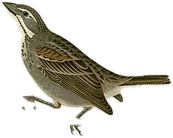
#> input picture cutouts/calcarius-pictus.webp, 173 x 138 px
$ python -i frame.py   (imports and definitions only)
#> lines starting #> are read from the running program, lines starting #| are printed output that depends on the picture; after the words box and inside, x2 and y2 are one past the last pixel; in counts of white or black regions, pixels touching at a corner belong together
#> further down, picture is the input picture: PIL image 173x138 RGBA; mean R, G, B, A 163.8, 161.7, 137.9, 73.3
"""Recent-species query, plate caches (Fugleramme, Audubon), and the Pillow collage.

Everything that produces pixels for the collage page lives here; serve.py
owns HTTP. Nothing in this module is reached unless SERVE_PORT is set, so the
capture loop never fetches artwork or renders anything.

Cut-outs are from the Fugleramme project (CC BY-SA 4.0), fetched lazily one
species at a time from raw.githubusercontent.com at a pinned commit and cached
under ARTWORK_DIR. A species Fugleramme does not have gets a `<stem>.missing`
marker (retried daily). Next come the committed cutouts/: birds cut out of
their Audubon plate by tools/build_cutouts.py, pasted like Fugleramme's. Else,
if audubon.json maps the species to a Havell plate of Audubon's
*Birds of America* (public domain), a 960 px Wikimedia Commons thumbnail is
fetched, cropped to its picture and recoloured into a vignette, cached under
ARTWORK_DIR/audubon/v1/, and drawn in the placeholder's frame. With none of
these, a plain paper card stands in. Priority: cut-out, Audubon cut-out,
vignette, card.
"""

from __future__ import annotations

import datetime as dt
import hashlib
import io
import itertools
import json
import logging
import math
import os
import re
import sqlite3
import threading
import time
import urllib.error
import urllib.request
from collections import OrderedDict
from collections.abc import Mapping
from dataclasses import dataclass, field
from functools import lru_cache
from pathlib import Path
from types import MappingProxyType
from typing import NamedTuple
from urllib.parse import quote

from PIL import Image, ImageChops, ImageDraw, ImageFilter, ImageFont, ImageOps

import taxa

log = logging.getLogger("frame")

FUGLERAMME_REPO = "https://github.com/arnegiacomo/fugleramme"
DEFAULT_ARTWORK_REF = "8e8b0034f069b4d3b021bc7195482c1fe7caf880"
RAW_BASE = "https://raw.githubusercontent.com/arnegiacomo/fugleramme/{ref}/assets/artwork/classic/"
USER_AGENT = "birdlisten/1.0 (https://github.com/joekraemer/birdlisten)"
MAX_FETCH_BYTES = 8_000_000  # per response; thumbnails are well under 1 MB
FETCH_TIMEOUT = 5            # seconds, per HTTP request
FETCH_BUDGET = 15            # seconds of plate fetching per render, total
MISSING_RETRY = dt.timedelta(hours=24)   # after a 404
ERROR_RETRY = dt.timedelta(hours=1)      # after a timeout / 5xx / bad image
PAPER = (244, 236, 216)      # page
INK = (52, 44, 34)           # names and title, a warm near-black
GREY = (124, 112, 94)        # species count, quiet text
RULE = (186, 170, 142)       # ornaments and the placeholder card's rules
CARD = (236, 226, 202)       # placeholder card, a shade darker than the page
MIN_CELL = 80                # px; below this we stop shrinking and drop species
MIN_FONT = 9                 # px; name_layout never goes smaller
CELL_RATIO = 1.27            # cell height / plate height: the plate plus two name lines
BARE_RATIO = 1.0             # the same with names hidden (issue #15): just the plate
MAX_CELL_FRAC = 0.4          # largest plate height as a fraction of the short side (n = 1)
WIDE_MAX = 1.3               # spare width widens plates up to this x their height first,
GUTTER_MAX = 0.2             # then gutters up to this x plate height
FONT_DIR = Path(__file__).resolve().parent / "fonts"
FONT_FILES = {False: "LibreBaskerville.ttf", True: "LibreBaskerville-Italic.ttf"}
META_FILES = ("ATTRIBUTION.md", "manifest.json")


REPEAT_DETECTIONS = 2        # rows a species needs below DISPLAY_SINGLE_CONFIDENCE


def utcnow() -> dt.datetime:
    return dt.datetime.now(dt.timezone.utc)   # the one place "now" is made


# ----------------------------------------------------------------- query
@dataclass(frozen=True)
class Species:
    scientific_name: str
    common_name: str
    last_heard: str          # ISO-8601 UTC as stored, e.g. 2026-10-02T14:12:00+00:00
    count: int               # rows (one per species, camera and clip)
    cameras: tuple[str, ...]
    first_ever: bool
    visits: int = 0          # the same rows grouped by visits()


# Visits (#17). Every camera stores one row per species per clip, so a bird
# singing for 15 minutes near two cameras is ~60 rows. A visit is a run of one
# species' rows, on any camera, with no more than the gap of silence between
# the end of one row's clip and the start of the next. The rows are kept as
# they are; visits are worked out when reading, so a different gap or
# DISPLAY_MIN_CONFIDENCE applies to old rows too.
DEFAULT_VISIT_GAP = dt.timedelta(minutes=10)
DEFAULT_CLIP = dt.timedelta(seconds=30)


# [94 lines left out: functions heard_time, visits, open_ro, recent_species, stem, not called in this run]


class NotFound(Exception):
    pass


# [47 lines left out: functions fetch_url, _write_atomic, _write_marker, _marker_waiting, not called in this run]


_meta_lock = threading.Lock()
_meta_tried: dict[Path, float] = {}      # artwork dir -> time.monotonic() of last failed ensure_meta


# [96 lines that did not run here, left out]


# ----------------------------------------------------------------- audubon
AUDUBON_MAP = Path(__file__).resolve().parent / "audubon.json"
COMMONS_THUMB = "https://commons.wikimedia.org/wiki/Special:FilePath/{file}?width=960"
THUMB_MAX = 2000             # px; a larger response is not a thumbnail and is never decoded
VIGNETTE_VERSION = "v1"      # bump when vignette() changes; old caches are then ignored
VIGNETTE_MAX = 800           # px, longest side of the stored WebP
COMMONS_PREFIX = "https://commons.wikimedia.org/"


class VignetteError(Exception):
    """The scan has no usable picture; retried after MISSING_RETRY."""


# [5 lines left out: function _valid_entry, not called in this run]


# [100 lines that did not run here, left out]


# ----------------------------------------------------------------- cut-outs
CUTOUT_DIR = Path(__file__).resolve().parent / "cutouts"


# [53 lines that did not run here, left out]


# ----------------------------------------------------------------- vignette
# Constants were set on 16 Havell plates (see the design doc); all geometry
# runs at a 960 px working width, the Commons thumbnail width.
WORK_W = 960
DEFAULT_PAPER = (238, 228, 200)   # median margin paper of 14 measured plates
INK_T = 40           # "ink" = darker than paper by >= 40 in some channel
BAND = 0.06          # sheet edges / scanner surround, zeroed for the component search
OPEN = 5             # opening size at half scale: removes strokes thinner than ~10 px
CELL = 4             # grid cell, px
KEEP = 0.02          # min mass of a secondary component, fraction of main
DEBRIS = 0.10        # band-touching components below this fraction of main are dropped
DENSE = 0.25         # a bled side grows while the next row/column is >= 25 % core
PAD = 0.04           # pad on non-bleed sides, fraction of the picture's longer side
GROW = 1             # picture-mask growth beyond the picture box, in cells
TAIL = 4             # rows inside a non-bleed top/bottom held to the core's edge, in cells
                     # (about an engraved title's height at the working width)
THICK = 5            # px; ink at least this wide still counts as picture past the core's edge
FILL = 128           # a cell this full of ink (of 255) continues a tip past the core's edge
LETTER = 80          # engraved lettering is darker than paper by >= 80 somewhere; wash is not
SOFT_LO, SOFT_HI = 18, 40         # background flattening ramp (darker-than-paper amount)
ASPECT = (0.75, 1.33)


class _Comp(NamedTuple):
    mass: int
    x0: int
    y0: int
    x1: int          # half-open, grid cells
    y1: int


@dataclass(frozen=True)
class VignetteGeometry:
    size: tuple[int, int]                     # working image, 960 wide
    picture: tuple[int, int, int, int]        # picture box, px at the working scale
    crop: tuple[int, int, int, int]           # padded crop box, px
    paper: tuple[int, int, int]
    paper_source: str                         # "margin" | "default"
    bleed: str                                # sides that bled, subset of "TBLR"
    _img: Image.Image = field(repr=False, compare=False)
    _ink: Image.Image = field(repr=False, compare=False)
    _pm: Image.Image = field(repr=False, compare=False)   # picture mask, cell grid


def _solid(size, color) -> Image.Image:
    return Image.new("RGB", size, color)


def _darker_than(img: Image.Image, color) -> Image.Image:
    """Per pixel, the most any channel is darker than `color` (one-sided)."""
    r, g, b = ImageChops.subtract(_solid(img.size, color), img).split()
    return ImageChops.lighter(ImageChops.lighter(r, g), b)


def _thresh(img: Image.Image, test) -> Image.Image:
    return img.point(lambda v: 255 if test(v) else 0)


def _components(dil: bytes, grid: bytes, gw: int, gh: int) -> list[_Comp]:
    """4-connected components of `dil`; mass counts `grid` cells. Largest first."""
    seen = bytearray(gw * gh)
    comps = []
    for i in range(gw * gh):
        if not dil[i] or seen[i]:
            continue
        seen[i] = 1
        stack = [i]
        mass = 0
        x0 = x1 = i % gw
        y0 = y1 = i // gw
        while stack:
            j = stack.pop()
            y, x = divmod(j, gw)
            if grid[j]:
                mass += 1
            x0, x1, y0, y1 = min(x0, x), max(x1, x), min(y0, y), max(y1, y)
            for k, ok in ((j - 1, x > 0), (j + 1, x < gw - 1), (j - gw, y > 0), (j + gw, y < gh - 1)):
                if ok and dil[k] and not seen[k]:
                    seen[k] = 1
                    stack.append(k)
        comps.append(_Comp(mass, x0, y0, x1 + 1, y1 + 1))
    comps.sort(key=lambda c: -c.mass)
    return comps


def _median_masked(img: Image.Image, mask: Image.Image) -> tuple[tuple[int, int, int] | None, int]:
    out = []
    n = 0
    for band in img.split():
        h = band.histogram(mask)
        n = sum(h)
        if n == 0:
            return None, 0
        acc = 0
        for v in range(256):
            acc += h[v]
            if acc * 2 >= n:
                out.append(v)
                break
    return tuple(out), n


def _vignette_geometry(img: Image.Image, sci: str = "") -> VignetteGeometry:
    """Steps 1-9 of the design's vignette pipeline: find the picture, the
    crop, the paper colour, and the picture mask. Raises VignetteError."""
#> called with sci = ''
    img = img.convert("RGB")
    if img.width != WORK_W:
        img = img.resize((WORK_W, max(1, round(img.height * WORK_W / img.width))), Image.LANCZOS)
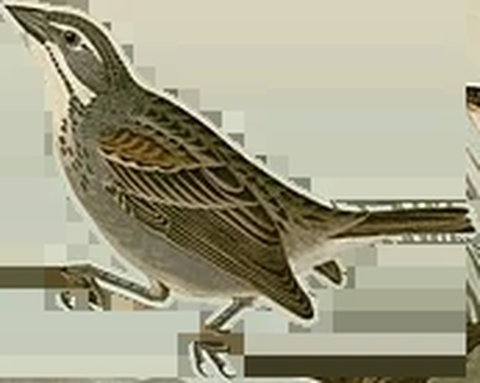
#> img: PIL image 960x766 RGB (shown at 1/2 size); mean R, G, B 163.7, 161.7, 138
    W, H = img.size
    bx, by = round(W * BAND), round(H * BAND)
    # 1. one-sided ink mask against DEFAULT_PAPER
    ink = _thresh(_darker_than(img, DEFAULT_PAPER), lambda v: v >= INK_T)
#> in _thresh, `return img.point(lambda v: 255 if test(v) else 0)`:
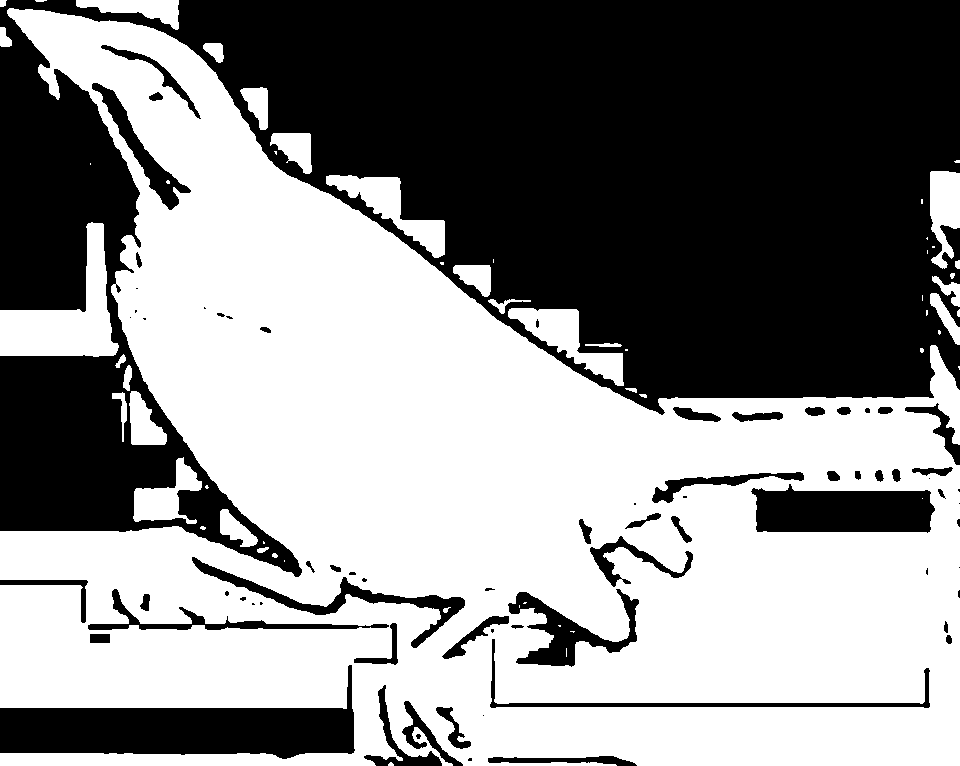
#> returned value: PIL image 960x766 L; 54.3% white; 72 black regions (25 under 20 px), largest, box (x1, y1, x2, y2) and area: (0, 0, 960, 577) 287470, (0, 665, 355, 759) 16368, (751, 484, 935, 533) 7237
    # 2. opening at half scale, then the 4 px grid
    half = _thresh(ink.reduce(2), lambda v: v >= 128)
    core = half.filter(ImageFilter.MinFilter(OPEN)).filter(ImageFilter.MaxFilter(OPEN))
#> core: PIL image 480x383 L; 54.1% white; 45 black regions (21 under 20 px), largest, box (x1, y1, x2, y2) and area: (0, 0, 480, 288) 73104, (0, 333, 177, 379) 4048, (326, 236, 467, 266) 2064
    core = _thresh(core.reduce(2), lambda v: v > 0)
    gw, gh = core.size
    # 3. band zeroed for the component search
    ib = (bx // CELL, by // CELL, -(-(W - bx) // CELL), -(-(H - by) // CELL))
    inner = Image.new("L", core.size, 0)
#> inner: PIL image 240x192 L; every value is 0
    ImageDraw.Draw(inner).rectangle((ib[0], ib[1], ib[2] - 1, ib[3] - 1), fill=255)
#> inner: PIL image 240x192 L; 77.8% white; 1 black region, box (x1, y1, x2, y2) and area: (0, 0, 240, 192) 10252
    grid = ImageChops.multiply(core, inner)
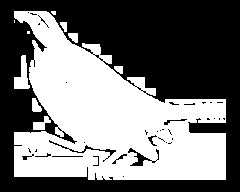
#> grid: PIL image 240x192 L; 46.5% white; 10 white regions (3 under 20 px), largest, box (x1, y1, x2, y2) and area: (14, 11, 226, 180) 20681, (14, 55, 30, 89) 297, (33, 116, 51, 130) 135
    # 4. components
    comps = _components(grid.filter(ImageFilter.MaxFilter(3)).tobytes(), grid.tobytes(), gw, gh)
#> comps = [(21420, 13, 10, 227, 181)]
    comps = [c for c in comps if c.mass > 0]
    if not comps:
        raise VignetteError("no picture")
    # 5. choose the picture
    main = comps[0]
#> main = (21420, 13, 10, 227, 181)
    keep = [main]
#> keep = [(21420, 13, 10, 227, 181)]
    for c in comps[1:]:
        if c.mass < KEEP * main.mass:
            continue
        w, h = c.x1 - c.x0, c.y1 - c.y0
        if (c.y1 <= main.y0 or c.y0 >= main.y1) and w / h >= 3:
            continue                     # a text line that survived the opening
        touches = c.x0 <= ib[0] or c.y0 <= ib[1] or c.x1 >= ib[2] or c.y1 >= ib[3]
        if touches and c.mass < DEBRIS * main.mass:
            continue                     # margin stain or sheet debris
        keep.append(c)
#> this loop made 0 passes
    x0, y0 = min(c.x0 for c in keep), min(c.y0 for c in keep)
#> x0 = 13; y0 = 10
    x1, y1 = max(c.x1 for c in keep), max(c.y1 for c in keep)
#> x1 = 227; y1 = 181
    # 6. full-bleed sides grow over the unbanded core while it stays dense
    cb = core.tobytes()

    def row(y, a, b):
        return sum(1 for x in range(a, b) if cb[y * gw + x])

    def col(x, a, b):
        return sum(1 for y in range(a, b) if cb[y * gw + x])
    bleed = ""
    if y0 <= ib[1] + 1:
        while y0 > 0 and row(y0 - 1, x0, x1) >= DENSE * (x1 - x0):
            y0 -= 1
#> after the loop, y0 = 10
        bleed += "T"
#> bleed = 'T'
    if y1 >= ib[3] - 1:
        while y1 < gh and row(y1, x0, x1) >= DENSE * (x1 - x0):
            y1 += 1
#> this loop made 11 passes
#> after the loop, y1 = 192
        bleed += "B"
#> bleed = 'TB'
    if x0 <= ib[0] + 1:
        while x0 > 0 and col(x0 - 1, y0, y1) >= DENSE * (y1 - y0):
            x0 -= 1
#> this loop made 13 passes
#> x0 on passes 1 to 8: 12, 11, 10, 9, 8, 7, 6, 5
#> after the loop, x0 = 0
        bleed += "L"
#> bleed = 'TBL'
    if x1 >= ib[2] - 1:
        while x1 < gw and col(x1, y0, y1) >= DENSE * (y1 - y0):
            x1 += 1
#> this loop made 13 passes
#> after the loop, x1 = 240
        bleed += "R"
#> bleed = 'TBLR'
    px0, py0, px1, py1 = x0 * CELL, y0 * CELL, min(W, x1 * CELL), min(H, y1 * CELL)
#> px0 = 0; py0 = 40; px1 = 960; py1 = 766
    # 7. margin paper: inner rectangle minus the picture box, light and low-chroma
    m = Image.new("L", img.size, 0)
#> m: PIL image 960x766 L; every value is 0
    md = ImageDraw.Draw(m)
    md.rectangle((bx, by, W - bx - 1, H - by - 1), fill=255)
    md.rectangle((px0, py0, px1 - 1, py1 - 1), fill=0)
    r, g, b = img.split()
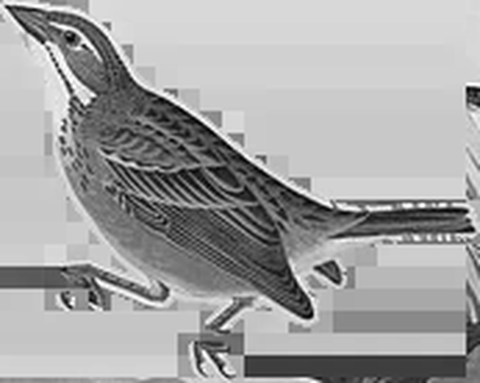
#> r: PIL image 960x766 L (shown at 1/2 size); min 0, max 255, mean 163.7
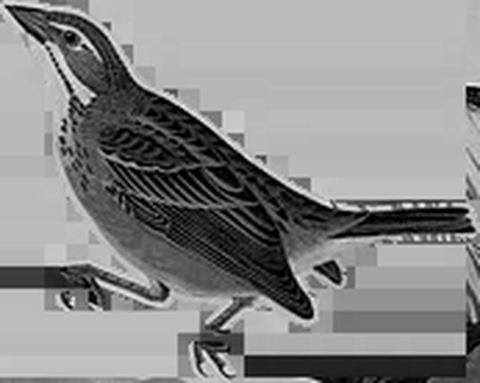
#> b: PIL image 960x766 L (shown at 1/2 size); min 0, max 255, mean 138
    chroma = ImageChops.subtract(ImageChops.lighter(ImageChops.lighter(r, g), b),
                                 ImageChops.darker(ImageChops.darker(r, g), b))
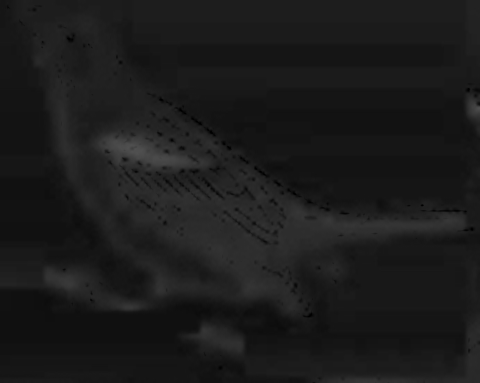
#> chroma: PIL image 960x766 L (shown at 1/2 size); min 0, max 80, mean 27.1
    m = ImageChops.multiply(m, _thresh(img.convert("L"), lambda v: v >= 200))
#> in _thresh (call 4), `return img.point(lambda v: 255 if test(v) else 0)`:
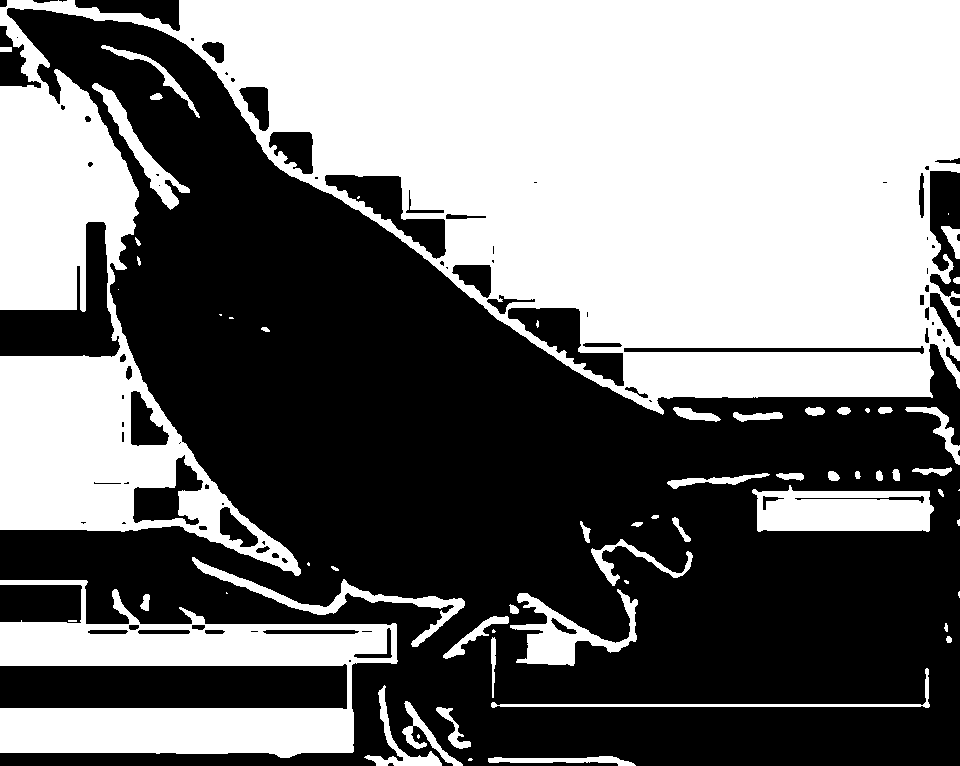
#> returned value: PIL image 960x766 L; 46.3% white; 62 white regions (17 under 20 px), largest, box (x1, y1, x2, y2) and area: (0, 0, 960, 576) 281375, (0, 580, 398, 758) 32912, (752, 485, 934, 532) 6672
    m = ImageChops.multiply(m, _thresh(chroma, lambda v: v <= 60))
    paper, n = _median_masked(img, m)
#> the loop in _median_masked, `for band in img.split():` made 1 pass
#> n on pass 1: 0
#> (the rest of the program and of its run is left out)
